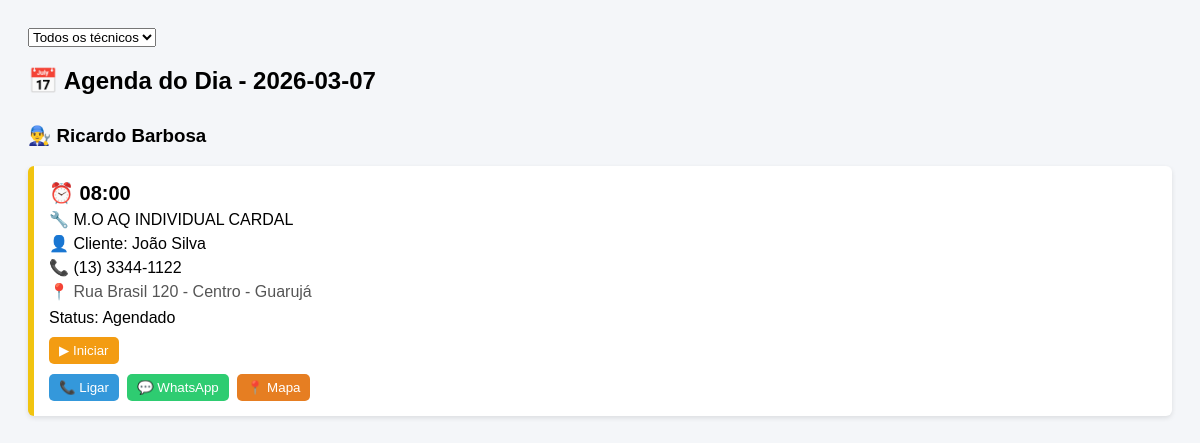
The page /agenda_dia (signed in) on the database as committed earlier.
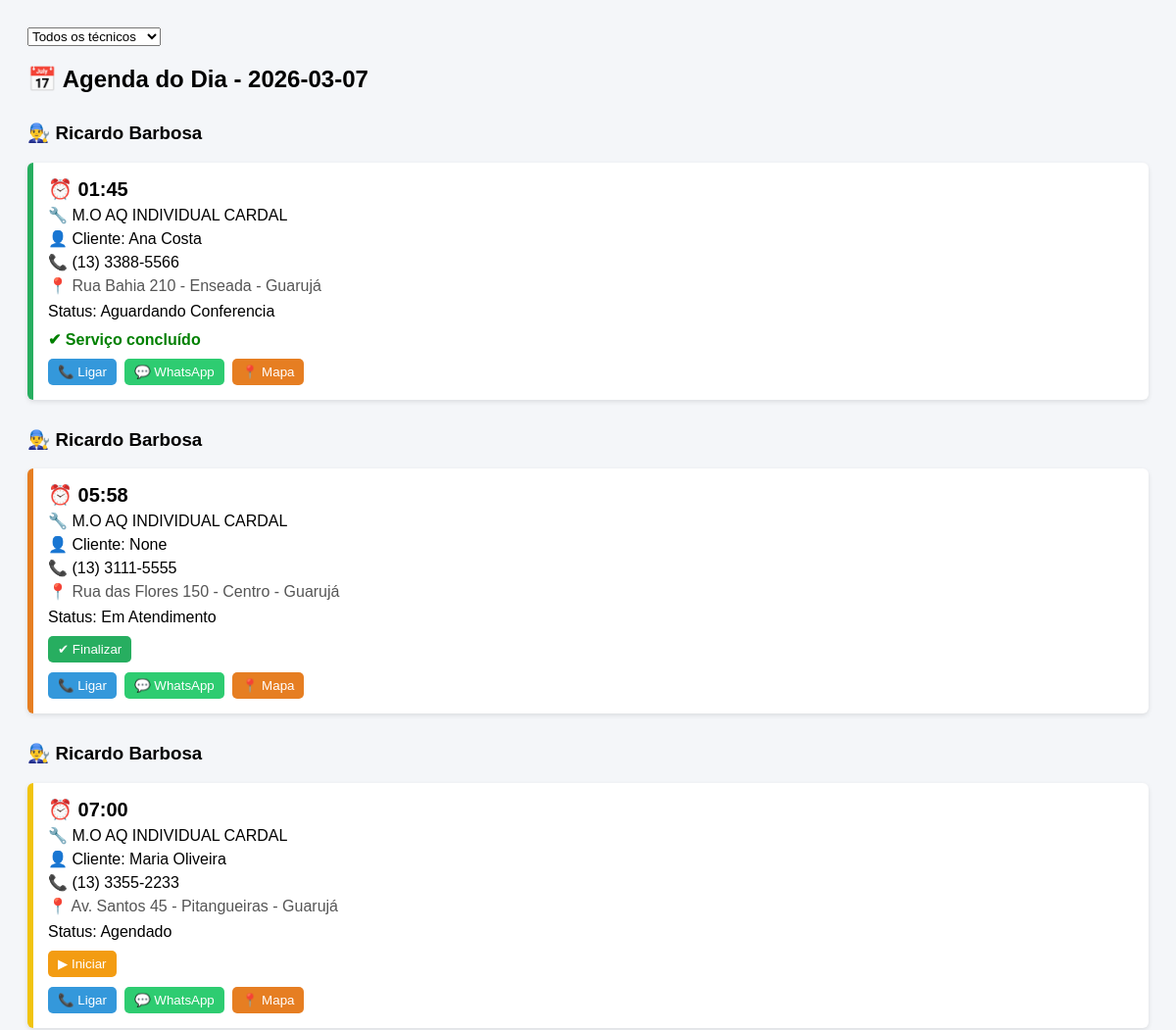
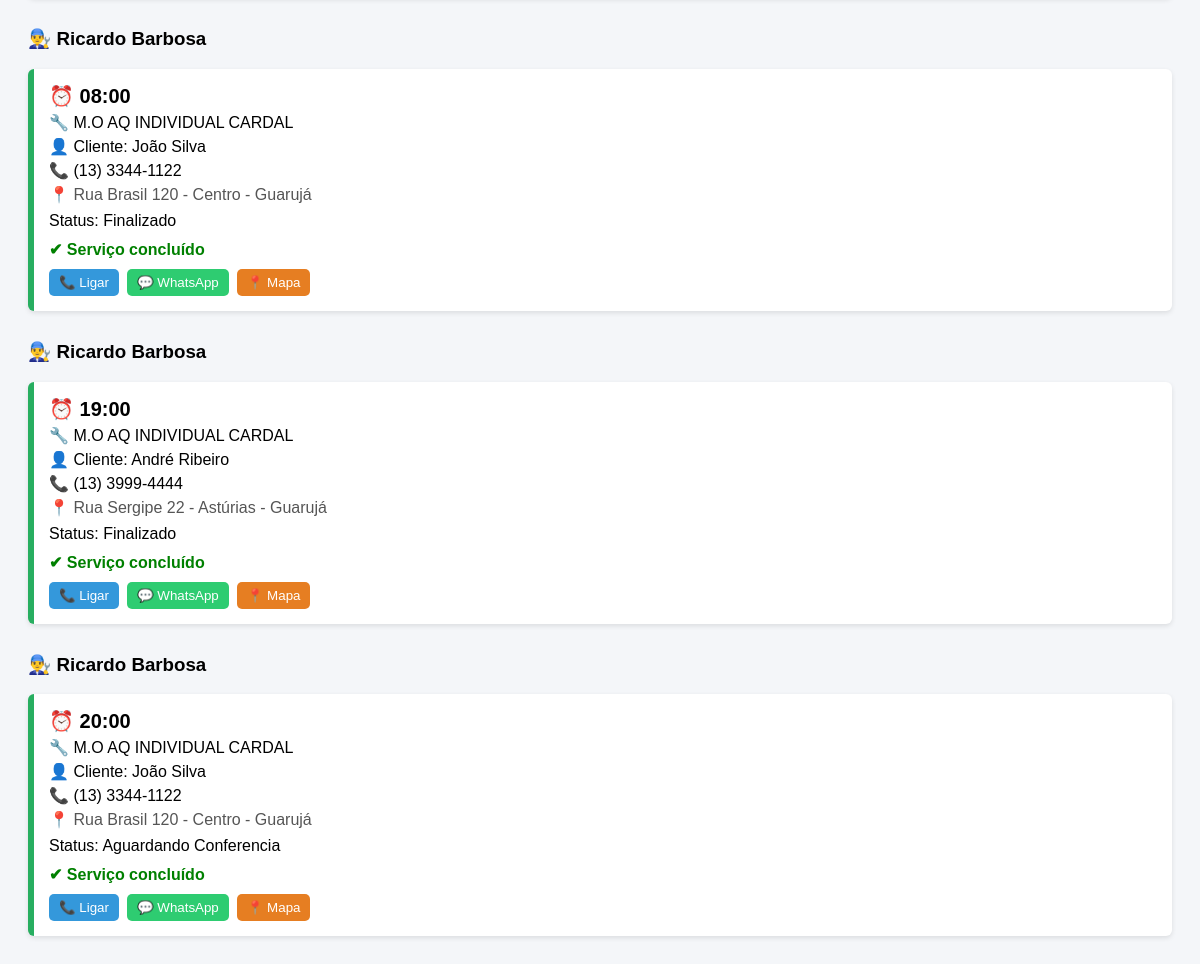
The same page on the database as committed later (2 pictures, top to bottom).
### tables this page shows
CREATE TABLE ordem_servico (
    id INTEGER PRIMARY KEY AUTOINCREMENT,
    servico_nome TEXT NOT NULL,
    data_agendamento TEXT NOT NULL,
    status TEXT DEFAULT 'Agendado',
    data_criacao TEXT NOT NULL
, cliente_id INTEGER, hora TEXT, tecnico_id INTEGER, defeito_reclamado TEXT, produto_defeito TEXT, observacao TEXT, diagnostico TEXT, solucao TEXT, pecas_trocadas TEXT, checklist_json TEXT, assinatura_nome TEXT, assinatura_data TEXT, foto_inicio TEXT, foto_fim TEXT, assinatura_imagem TEXT, movimento_id INTEGER);

CREATE TABLE funcionarios (
id INTEGER PRIMARY KEY AUTOINCREMENT,

nome TEXT NOT NULL,
cpf TEXT,
telefone TEXT,
whatsapp TEXT,
email TEXT,

cargo TEXT,        -- tecnico, vendedor, caixa, admin
funcao TEXT,       -- instalação, manutenção, vendas

comissao REAL,     -- % de comissão

endereco TEXT,
numero TEXT,
bairro TEXT,
cidade TEXT,
cep TEXT,

data_admissao TEXT,
status TEXT DEFAULT 'Ativo'
, senha_hash TEXT, perfil TEXT DEFAULT 'funcionario');

CREATE TABLE clientes (
    id INTEGER PRIMARY KEY AUTOINCREMENT,
    tipo TEXT,  -- PF ou PJ

    nome TEXT,
    razao_social TEXT,

    cpf TEXT,
    cnpj TEXT,

    telefone TEXT,
    whatsapp TEXT,
    email TEXT,

    endereco TEXT,
    numero TEXT,
    bairro TEXT,
    cidade TEXT,
    cep TEXT,

    endereco_entrega TEXT,
    numero_entrega TEXT,
    bairro_entrega TEXT,
    cidade_entrega TEXT,
    cep_entrega TEXT,

    observacoes TEXT,
    data_cadastro TEXT
);

### app.py (the view)
@app.route("/agenda_dia")
def agenda_dia():
    hoje = datetime.now().strftime("%Y-%m-%d")
    tecnico = request.args.get("tecnico")
    conn = get_db()
    cursor = conn.cursor()
    query = """
    SELECT
        os.id,
        os.servico_nome,
        os.hora,
        os.status,
        c.nome AS cliente,
        c.telefone,
        c.endereco,
        c.numero,
        c.bairro,
        c.cidade,
        f.nome AS tecnico
    FROM ordem_servico os
    LEFT JOIN clientes c ON os.cliente_id = c.id
    LEFT JOIN funcionarios f ON os.tecnico_id = f.id
    WHERE os.data_agendamento = ?
    """
    params = [hoje]
    if tecnico:
        query += " AND f.nome = ?"
        params.append(tecnico)
    query += " ORDER BY f.nome, os.hora"
    cursor.execute(query, params)
    agenda = cursor.fetchall()
    cursor.execute("SELECT nome FROM funcionarios")
    tecnicos = cursor.fetchall()
    conn.close()
    return render_template(
        "agenda_dia.html",
        agenda=agenda,
        hoje=hoje,
        tecnicos=tecnicos
    )

### app.py (called while the page is built, shortened)
def get_db():
    conn = sqlite3.connect("database.db", timeout=10)
    conn.row_factory = sqlite3.Row
    return conn

def ensure_funcionarios_auth_columns():
    global AUTH_SCHEMA_READY
    if AUTH_SCHEMA_READY:
        return

@app.before_request
def validar_acesso():
    ensure_funcionarios_auth_columns()
    endpoint = request.endpoint or ""
    if endpoint in AUTH_PUBLIC_ENDPOINTS:
        return None
    if endpoint.startswith("static"):
        return None
    if "user_id" not in session:
        return redirect(url_for("login", next=request.path))
    if endpoint in PROPRIETARIO_ENDPOINTS and (session.get("user_role") != "proprietario"):
        return resposta_acesso_negado("Acesso permitido apenas para proprietario.")
    if endpoint in GERENTE_ENDPOINTS and nivel_usuario() < ROLE_LEVEL["gerente"]:
        return resposta_acesso_negado("Acesso permitido para gerente ou proprietario.")
    return None

@app.context_processor
def injetar_usuario():
    return {
        "usuario_logado": session.get("user_nome"),
        "perfil_logado": session.get("user_role"),
    }

### templates/agenda_dia.html (shortened to what this page needs)
<!DOCTYPE html>
<html>
<head>
</head>
<body>
  <form method="GET" style="margin-bottom:20px;">
<select name="tecnico" onchange="this.form.submit()">
<option value="">Todos os técnicos</option>
</select>
</form>
<h2>📅 Agenda do Dia - {{ hoje }}</h2>
{% set tecnico_atual = None %}
{% for os in agenda %}
{% if tecnico_atual != os.tecnico %}
<h3 style="margin-top:30px;">👨‍🔧 {{ os.tecnico }}</h3>
{% set tecnico_atual = os.tecnico %}
{% endif %}
<div class="card
{% if os.status == 'Agendado' %}
card-agendado
{% elif os.status == 'Em Atendimento' %}
card-atendimento
{% else %}
card-finalizado
{% endif %}
">
<div class="hora">
⏰ {{ os.hora }}
</div>
<div class="servico">
🔧 {{ os.servico_nome }}
</div>
<div class="cliente">
👤 Cliente: {{ os.cliente }}
</div>
<div class="telefone">
📞 {{ os.telefone }}
</div>
<div class="endereco">
📍 {{ os.endereco }} {{ os.numero }} - {{ os.bairro }} - {{ os.cidade }}
</div>
<div style="margin-top:8px;">
Status: {{ os.status }}
</div>
<div style="margin-top:10px;">
{% if os.status == "Agendado" %}
<a href="/mudar_status/{{ os.id }}/Em Atendimento">
<button class="btn-iniciar">
▶ Iniciar
</button>
</a>
{% elif os.status == "Em Atendimento" %}
<a href="/mudar_status/{{ os.id }}/Finalizado">
<button class="btn-finalizar">
✔ Finalizar
</button>
</a>
{% else %}
<span style="color:green;font-weight:bold;">
✔ Serviço concluído
</span>
{% endif %}
</div>
<div class="botoes">
<a href="tel:{{ os.telefone }}">
<button class="btn-ligar">
📞 Ligar
</button>
</a>
<a href="https://wa.me/55{{ os.telefone }}" target="_blank">
<button class="btn-whatsapp">
💬 WhatsApp
</button>
</a>
<a href="https://www.google.com/maps/search/?api=1&query={{ os.endereco }} {{ os.numero }} {{ os.bairro }} {{ os.cidade }}" target="_blank">
<button class="btn-mapa">
📍 Mapa
</button>
</a>
</div>
</div>
{% endfor %}
</body>
</html>

Rows that differ between the two databases and show on the page:
added ordem_servico: tecnico "Ricardo Barbosa", hora "01:45", servico_nome "M.O AQ INDIVIDUAL CARDAL", cliente "Ana Costa", telefone "(13) 3388-5566", endereco "Rua Bahia", numero "210", bairro "Enseada", cidade "Guarujá", status "Aguardando Conferencia", shows "✔ Serviço concluído"
added ordem_servico: tecnico "Ricardo Barbosa", hora "05:58", servico_nome "M.O AQ INDIVIDUAL CARDAL", cliente "None", telefone "(13) 3111-5555", endereco "Rua das Flores", numero "150", bairro "Centro", cidade "Guarujá", status "Em Atendimento"
added ordem_servico: tecnico "Ricardo Barbosa", hora "07:00", servico_nome "M.O AQ INDIVIDUAL CARDAL", cliente "Maria Oliveira", telefone "(13) 3355-2233", endereco "Av. Santos", numero "45", bairro "Pitangueiras", cidade "Guarujá", status "Agendado"
changed ordem_servico (number 4 of 6 on the later page): status "Agendado" → "Finalizado"; status "▶ Iniciar" → "✔ Serviço concluído"
added ordem_servico: tecnico "Ricardo Barbosa", hora "19:00", servico_nome "M.O AQ INDIVIDUAL CARDAL", cliente "André Ribeiro", telefone "(13) 3999-4444", endereco "Rua Sergipe", numero "22", bairro "Astúrias", cidade "Guarujá", status "Finalizado", shows "✔ Serviço concluído"
added ordem_servico: tecnico "Ricardo Barbosa", hora "20:00", servico_nome "M.O AQ INDIVIDUAL CARDAL", cliente "João Silva", telefone "(13) 3344-1122", endereco "Rua Brasil", numero "120", bairro "Centro", cidade "Guarujá", status "Aguardando Conferencia", shows "✔ Serviço concluído"
